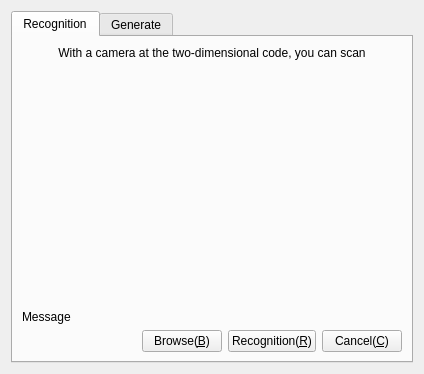
<?xml version="1.0" encoding="UTF-8"?>
<ui version="4.0">
 <class>CFrmScanQRcode</class>
 <widget class="QFrame" name="CFrmScanQRcode">
  <property name="geometry">
   <rect>
    <x>0</x>
    <y>0</y>
    <width>424</width>
    <height>374</height>
   </rect>
  </property>
  <property name="windowTitle">
   <string>Recognition QR Code</string>
  </property>
  <layout class="QGridLayout" name="gridLayout">
   <item row="0" column="0">
    <widget class="QTabWidget" name="tabWidget">
     <property name="currentIndex">
      <number>0</number>
     </property>
     <widget class="QWidget" name="Recognition">
      <attribute name="title">
       <string>Recognition</string>
      </attribute>
      <layout class="QGridLayout" name="gridLayout_2">
       <item row="0" column="0">
        <widget class="QLabel" name="label">
         <property name="text">
          <string>With a camera at the two-dimensional code, you can scan</string>
         </property>
         <property name="alignment">
          <set>Qt::AlignCenter</set>
         </property>
         <property name="wordWrap">
          <bool>true</bool>
         </property>
        </widget>
       </item>
       <item row="1" column="0">
        <layout class="QHBoxLayout" name="horizontalLayout">
         <item>
          <spacer name="verticalSpacer">
           <property name="orientation">
            <enum>Qt::Vertical</enum>
           </property>
           <property name="sizeHint" stdset="0">
            <size>
             <width>13</width>
             <height>13</height>
            </size>
           </property>
          </spacer>
         </item>
         <item>
          <layout class="QGridLayout" name="glayPlay"/>
         </item>
         <item>
          <spacer name="verticalSpacer_2">
           <property name="orientation">
            <enum>Qt::Vertical</enum>
           </property>
           <property name="sizeHint" stdset="0">
            <size>
             <width>20</width>
             <height>40</height>
            </size>
           </property>
          </spacer>
         </item>
        </layout>
       </item>
       <item row="3" column="0">
        <layout class="QHBoxLayout" name="horizontalLayout_2">
         <item>
          <spacer name="horizontalSpacer_3">
           <property name="orientation">
            <enum>Qt::Horizontal</enum>
           </property>
           <property name="sizeHint" stdset="0">
            <size>
             <width>40</width>
             <height>20</height>
            </size>
           </property>
          </spacer>
         </item>
         <item>
          <widget class="QPushButton" name="pushBrowse">
           <property name="text">
            <string>Browse(&amp;B)</string>
           </property>
           <property name="icon">
            <iconset resource="../../Resource/Resource.qrc">
             <normaloff>:/icon/Browse</normaloff>:/icon/Browse</iconset>
           </property>
          </widget>
         </item>
         <item>
          <widget class="QPushButton" name="pushButton">
           <property name="text">
            <string>Recognition(&amp;R)</string>
           </property>
           <property name="icon">
            <iconset resource="../../Resource/Resource.qrc">
             <normaloff>:/icon/Scan</normaloff>:/icon/Scan</iconset>
           </property>
          </widget>
         </item>
         <item>
          <widget class="QPushButton" name="Cancel">
           <property name="text">
            <string>Cancel(&amp;C)</string>
           </property>
           <property name="icon">
            <iconset resource="../../Resource/Resource.qrc">
             <normaloff>:/icon/Cancel</normaloff>:/icon/Cancel</iconset>
           </property>
          </widget>
         </item>
        </layout>
       </item>
       <item row="2" column="0">
        <widget class="QLabel" name="lbText">
         <property name="text">
          <string notr="true">Message</string>
         </property>
        </widget>
       </item>
      </layout>
     </widget>
     <widget class="QWidget" name="Generate">
      <attribute name="title">
       <string>Generate</string>
      </attribute>
      <layout class="QGridLayout" name="gridLayout_3">
       <item row="0" column="0">
        <widget class="QLabel" name="label_2">
         <property name="text">
          <string>Enter generated content:</string>
         </property>
        </widget>
       </item>
       <item row="1" column="0">
        <widget class="QTextEdit" name="txtContent">
         <property name="sizePolicy">
          <sizepolicy hsizetype="Preferred" vsizetype="Preferred">
           <horstretch>0</horstretch>
           <verstretch>0</verstretch>
          </sizepolicy>
         </property>
        </widget>
       </item>
       <item row="2" column="0">
        <layout class="QHBoxLayout" name="horizontalLayout_5">
         <item>
          <widget class="QLabel" name="label_4">
           <property name="text">
            <string>Logon image:</string>
           </property>
          </widget>
         </item>
         <item>
          <widget class="QLabel" name="lbLogon">
           <property name="minimumSize">
            <size>
             <width>32</width>
             <height>32</height>
            </size>
           </property>
           <property name="maximumSize">
            <size>
             <width>32</width>
             <height>32</height>
            </size>
           </property>
           <property name="text">
            <string>TextLabel</string>
           </property>
           <property name="scaledContents">
            <bool>true</bool>
           </property>
          </widget>
         </item>
         <item>
          <spacer name="horizontalSpacer_5">
           <property name="orientation">
            <enum>Qt::Horizontal</enum>
           </property>
           <property name="sizeHint" stdset="0">
            <size>
             <width>40</width>
             <height>20</height>
            </size>
           </property>
          </spacer>
         </item>
         <item>
          <widget class="QPushButton" name="pbBrowse">
           <property name="text">
            <string>Browse(&amp;B)</string>
           </property>
          </widget>
         </item>
        </layout>
       </item>
       <item row="3" column="0">
        <layout class="QHBoxLayout" name="horizontalLayout_4">
         <item>
          <spacer name="horizontalSpacer_2">
           <property name="orientation">
            <enum>Qt::Horizontal</enum>
           </property>
           <property name="sizeHint" stdset="0">
            <size>
             <width>40</width>
             <height>20</height>
            </size>
           </property>
          </spacer>
         </item>
         <item>
          <widget class="QLabel" name="lbQRCode">
           <property name="sizePolicy">
            <sizepolicy hsizetype="Fixed" vsizetype="Fixed">
             <horstretch>0</horstretch>
             <verstretch>0</verstretch>
            </sizepolicy>
           </property>
           <property name="minimumSize">
            <size>
             <width>120</width>
             <height>120</height>
            </size>
           </property>
           <property name="maximumSize">
            <size>
             <width>120</width>
             <height>120</height>
            </size>
           </property>
           <property name="text">
            <string>TextLabel</string>
           </property>
           <property name="scaledContents">
            <bool>true</bool>
           </property>
           <property name="wordWrap">
            <bool>false</bool>
           </property>
          </widget>
         </item>
         <item>
          <spacer name="horizontalSpacer_4">
           <property name="orientation">
            <enum>Qt::Horizontal</enum>
           </property>
           <property name="sizeHint" stdset="0">
            <size>
             <width>40</width>
             <height>20</height>
            </size>
           </property>
          </spacer>
         </item>
        </layout>
       </item>
       <item row="4" column="0">
        <layout class="QHBoxLayout" name="horizontalLayout_3">
         <item>
          <spacer name="horizontalSpacer">
           <property name="orientation">
            <enum>Qt::Horizontal</enum>
           </property>
           <property name="sizeHint" stdset="0">
            <size>
             <width>40</width>
             <height>20</height>
            </size>
           </property>
          </spacer>
         </item>
         <item>
          <widget class="QPushButton" name="pbGenerate">
           <property name="text">
            <string>Generate(&amp;G)</string>
           </property>
           <property name="icon">
            <iconset resource="../../Resource/Resource.qrc">
             <normaloff>:/icon/Operate</normaloff>:/icon/Operate</iconset>
           </property>
          </widget>
         </item>
         <item>
          <widget class="QPushButton" name="pbSaveAs">
           <property name="text">
            <string>Save As(&amp;S)</string>
           </property>
           <property name="icon">
            <iconset resource="../../Resource/Resource.qrc">
             <normaloff>:/icon/SaveAs</normaloff>:/icon/SaveAs</iconset>
           </property>
          </widget>
         </item>
         <item>
          <widget class="QPushButton" name="Cancel_2">
           <property name="text">
            <string>Cancel(&amp;C)</string>
           </property>
           <property name="icon">
            <iconset resource="../../Resource/Resource.qrc">
             <normaloff>:/icon/Cancel</normaloff>:/icon/Cancel</iconset>
           </property>
          </widget>
         </item>
        </layout>
       </item>
      </layout>
     </widget>
    </widget>
   </item>
  </layout>
 </widget>
 <resources>
  <include location="../../Resource/Resource.qrc"/>
  <include location="../../Resource/Resource.qrc"/>
  <include location="../../Resource/Resource.qrc"/>
 </resources>
 <connections/>
</ui>
